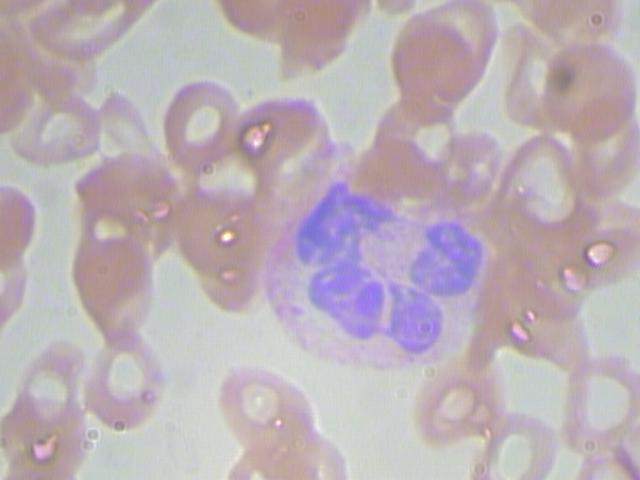
#> input picture data/raw/JPEGImages/BloodImage_00000.jpg, 640 x 480 px; its folder holds only this picture in this run
$ python L3_pomiary01.py
#> lines starting #> are read from the running program, lines starting #| are printed output that depends on the picture; after the words box and inside, x2 and y2 are one past the last pixel; in counts of white or black regions, pixels touching at a corner belong together
import cv2
import matplotlib.pyplot as plt
import numpy as np
import pandas as pd
from skimage.measure import label, regionprops
import os

# 1. Konfiguracja ścieżek
script_dir = os.path.dirname(os.path.abspath(__file__))
images_dir = os.path.normpath(os.path.join(script_dir, "..", "data", "raw", "JPEGImages"))

# Rygorystyczny zakres fioletu
lower_purple = np.array([115, 70, 60])
upper_purple = np.array([160, 255, 255])

all_features = []
images_processed = 0

for file_name in sorted(os.listdir(images_dir)):
    if not file_name.lower().endswith(('.jpg', '.jpeg')):
        continue

    img_path = os.path.join(images_dir, file_name)
    img_bgr = cv2.imread(img_path)
#> img_bgr is the input picture: shape (480, 640, 3); mean B, G, R 182.3, 175.5, 187.3
    if img_bgr is None:
        continue

    img_hsv = cv2.cvtColor(img_bgr, cv2.COLOR_BGR2HSV)
#> img_hsv: shape (480, 640, 3); mean H, S, V 93.8, 27.4, 192.8
    img_thresh = cv2.inRange(img_hsv, lower_purple, upper_purple)
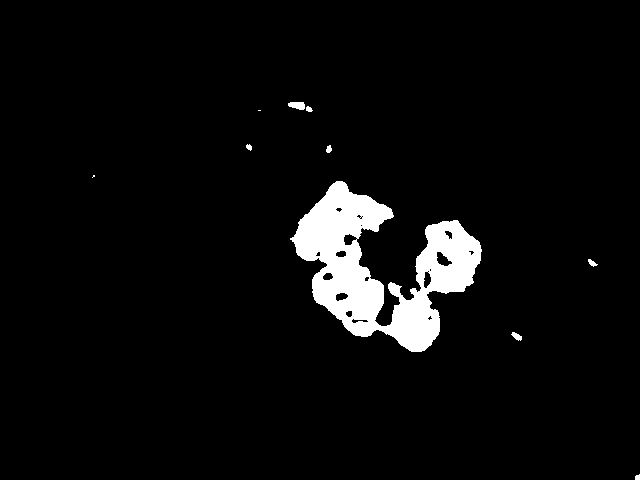
#> img_thresh: shape (480, 640); 4.7% white; 10 white regions (2 under 20 px), largest, box (x1, y1, x2, y2) and area: (290, 181, 482, 352) 14207, (288, 102, 305, 110) 107, (511, 332, 522, 341) 56

    # Główne czyszczenie - zachowujemy spójność jądra jako całości
    kernel_main = cv2.getStructuringElement(cv2.MORPH_ELLIPSE, (5, 5))
    img_cleaned = cv2.morphologyEx(img_thresh, cv2.MORPH_OPEN, kernel_main)
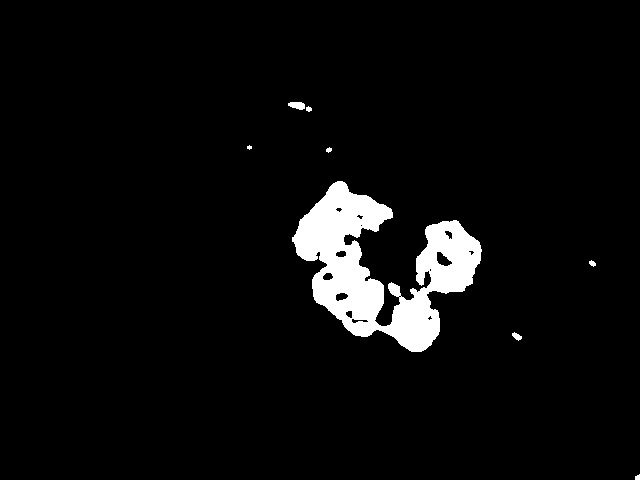
#> img_cleaned: shape (480, 640); 4.7% white; 8 white regions (1 under 20 px)

    labeled_mask = label(img_cleaned)
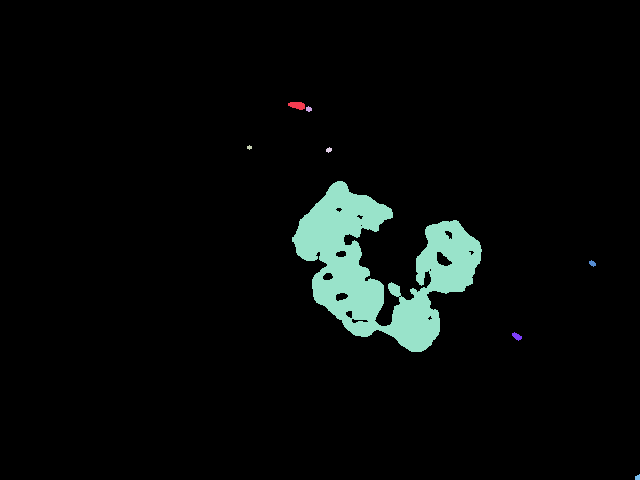
#> labeled_mask: shape (480, 640) int64; 9 distinct labels, from 0 to 8; one colour per label, 0 black
    props = regionprops(labeled_mask)
#> props = 8 regions; box (x1, y1, x2, y2) and area: (292, 181, 482, 352) 14122, (288, 102, 305, 110) 103, (512, 332, 522, 341) 51, (589, 260, 596, 267) 31, (306, 106, 312, 112) 26, (326, 147, 332, 153) 24, (635, 474, 640, 480) 24, (247, 145, 252, 150) 17

    valid_props = [p for p in props if p.area > 250]
#> valid_props = 1 regions; box (x1, y1, x2, y2) and area: (292, 181, 482, 352) 14122

    if len(valid_props) > 0:
        images_processed += 1

        for prop in valid_props:
            area = prop.area
            perimeter = prop.perimeter
            circularity = (4 * np.pi * area) / (perimeter ** 2) if perimeter > 0 else 0
            cy, cx = prop.centroid
            minr, minc, maxr, maxc = prop.bbox

            # --- ALGORYTM LICZENIA PŁATÓW (LOBES) ---
            # Wycinamy fragment maski zawierający tylko to jedno jądro
            cell_crop = img_cleaned[minr:maxr, minc:maxc].copy()

            # Używamy transformaty dystansowej (Distance Transform)
            # Mierzy ona odległość każdego białego piksela od najbliższego czarnego (brzegu)
            dist_transform = cv2.distanceTransform(cell_crop, cv2.DIST_L2, 5)

            # Progowanie transformaty dystansowej: zostawiamy tylko "środki" płatów,
            # odcinając wąskie mostki łączące je.
            _, peaks = cv2.threshold(dist_transform, 0.35 * dist_transform.max(), 255, 0)
            peaks = np.uint8(peaks)

            # Liczymy ile osobnych maksimów (płatów) powstało
            num_labels, _ = cv2.connectedComponents(peaks)
            lobes_count = num_labels - 1  # Odejmujemy 1, bo tło też jest liczone jako komponent

            # Zabezpieczenie: jeśli algorytm nic nie wykrył, przyjmujemy domyślnie przynajmniej 1 płat
            if lobes_count <= 0:
                lobes_count = 1
            # ----------------------------------------

            all_features.append({
                "Global_ID": len(all_features) + 1,
                "Plik": file_name,
                "Pole [px]": area,
                "Obwod [px]": round(perimeter, 2),
                "Okraglosc": round(circularity, 3),
                "Liczba płatów": lobes_count,
                "Centroid_X": round(cx, 1),
                "Centroid_Y": round(cy, 1),
                "BBox": f"[{minc}, {minr}, {maxc}, {maxr}]"
            })
#> this loop made 1 pass
#> (area, perimeter, circularity, cy, cx, minr, minc, maxr) on pass 1: (14122, 1450.6, 0.0843, 267.2, 380.3, 181, 292, 352)
#> pass 1, `cell_crop = img_cleaned[minr:maxr, minc:maxc].copy()`:
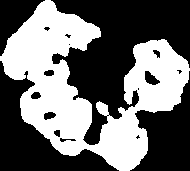
#> cell_crop: shape (171, 190); 43.5% white; 1 white region, box (x1, y1, x2, y2) and area: (0, 0, 190, 171) 14122
#> pass 1, `dist_transform = cv2.distanceTransform(cell_crop, cv2.DIST_L2, 5)`:
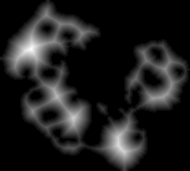
#> dist_transform: shape (171, 190) float32; min 0, max 22.59, mean 2.7; drawn with min black and max white
#> pass 1, `_, peaks = cv2.threshold(dist_transform, 0.35 * dist_transform.max(), ..`:
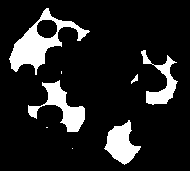
#> peaks: shape (171, 190) float32; 13.3% white; 8 white regions (3 under 20 px), largest, box (x1, y1, x2, y2) and area: (9, 8, 90, 75) 1637, (28, 80, 85, 132) 1041, (104, 120, 141, 165) 888, (141, 50, 178, 105) 717, (131, 74, 138, 84) 31
#> after the loop, all_features = 1 item

    if len(all_features) >= 12:
        break

# 2. Pandas DataFrame
df_cells = pd.DataFrame(all_features)
#> df_cells = table of 1 rows and 9 columns

# Obliczenie odległości i kątów do punktu referencyjnego (pierwsza komórka)
ref_x = df_cells.loc[0, "Centroid_X"]
#> ref_x = 380.3
ref_y = df_cells.loc[0, "Centroid_Y"]
#> ref_y = 267.2

distances = []
angles = []
for idx, row in df_cells.iterrows():
    tx, ty = row["Centroid_X"], row["Centroid_Y"]
    dist = np.sqrt((tx - ref_x) ** 2 + (ty - ref_y) ** 2)
    distances.append(round(dist, 1))

    angle = np.degrees(np.arctan2(ty - ref_y, tx - ref_x))
    if angle < 0: angle += 360
    angles.append(round(angle, 1))
#> this loop made 1 pass
#> (tx, ty, dist, angle) on pass 1: (380.3, 267.2, 0, 0)
#> after the loop, angles = [0]; distances = [0]

df_cells["Odległość do ref [px]"] = distances
df_cells["Kąt do ref [°]"] = angles

# --- PREZENTACJA WYNIKÓW ---
print("\n--- OSTATECZNA REPRODUKOWALNA TABELA DANYCH PANDAS Z LICZBĄ PŁATÓW (L3) ---")
print(df_cells.to_string(index=False))
#|  Global_ID                 Plik  Pole [px]  Obwod [px]  Okraglosc  Liczba płatów  Centroid_X  Centroid_Y                 BBox  Odległość do ref [px]  Kąt do ref [°]
#|          1 BloodImage_00000.jpg    14122.0     1450.59      0.084              8       380.3       267.2 [292, 181, 482, 352]                    0.0             0.0

# Zapis do CSV
output_csv = os.path.normpath(os.path.join(script_dir, "..", "data", "processed", "final_pomiary_L3.csv"))
#> (the run stopped early here; a loop or call above may not have finished)

$ run again, on data/raw/JPEGImages/BloodImage_00012.jpg
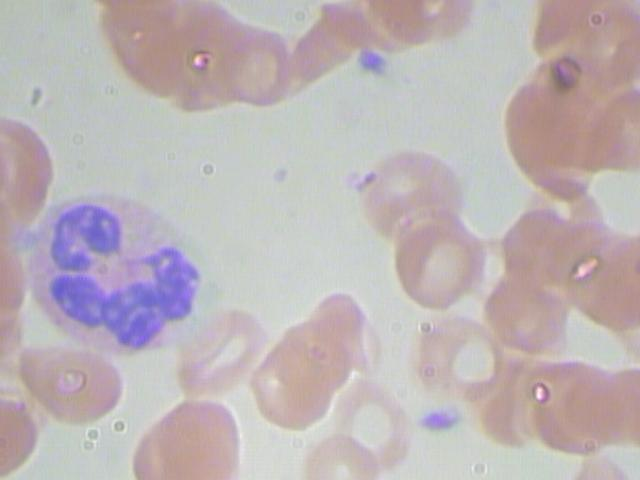
#> input picture data/raw/JPEGImages/BloodImage_00012.jpg, 640 x 480 px
#> img_bgr is the input picture: shape (480, 640, 3); mean B, G, R 182.3, 179.8, 189.4
#> img_hsv: shape (480, 640, 3); mean H, S, V 75.1, 26.2, 194.9
#> img_thresh: shape (480, 640); 3.7% white; 7 white regions (1 under 20 px), largest, box (x1, y1, x2, y2) and area: (51, 204, 197, 347) 10966, (427, 414, 449, 426) 196, (364, 53, 380, 67) 171, (558, 65, 564, 76) 39, (197, 61, 206, 67) 33, (541, 393, 547, 402) 28
#> img_cleaned: shape (480, 640); 3.7% white; 6 white regions (2 under 20 px)
#> `labeled_mask = label(img_cleaned)`:
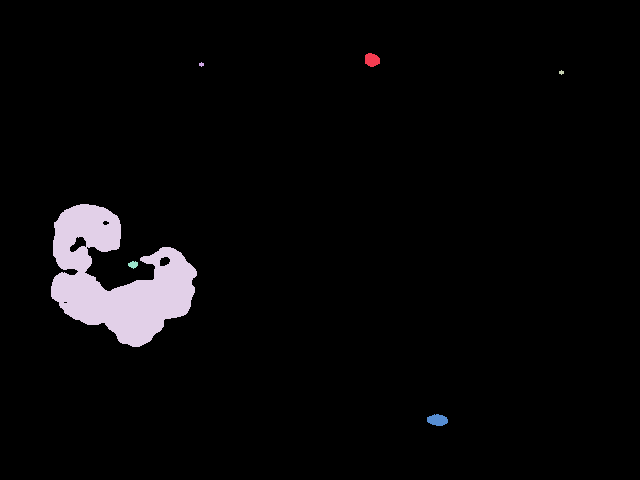
#> labeled_mask: shape (480, 640) int64; 7 distinct labels, from 0 to 6; one colour per label, 0 black
#> props = 6 regions; box (x1, y1, x2, y2) and area: (51, 204, 197, 347) 10882, (427, 414, 448, 426) 191, (365, 53, 380, 67) 165, (128, 261, 138, 269) 55, (199, 62, 204, 67) 17, (559, 70, 564, 75) 17
#> valid_props = 1 regions; box (x1, y1, x2, y2) and area: (51, 204, 197, 347) 10882
#> the loop `for prop in valid_props:` made 1 pass
#> (area, perimeter, circularity, cy, cx, minr, minc, maxr) on pass 1: (10882, 843.9, 0.192, 279.4, 116.5, 204, 51, 347)
#> pass 1, `_, peaks = cv2.threshold(dist_transform, 0.35 * dist_transform.max(), ..`:
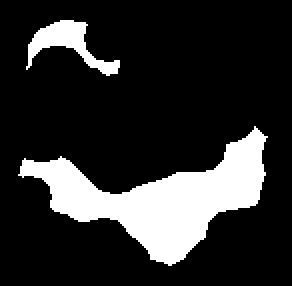
#> peaks: shape (143, 146) float32 (shown 2 times larger); 18% white; 2 white regions, box (x1, y1, x2, y2) and area: (9, 63, 134, 133) 3287, (13, 10, 60, 38) 476
#> after the loop `for prop in valid_props:`: all_features = 1 item
#> df_cells = table of 1 rows and 9 columns
#> ref_x = 116.5
#> ref_y = 279.4
#> the loop `for idx, row in df_cells.iterrows():` made 1 pass
#> (tx, ty, dist, angle) on pass 1: (116.5, 279.4, 0, 0)
#> after the loop `for idx, row in df_cells.iterrows():`: angles = [0]
#|  Global_ID                 Plik  Pole [px]  Obwod [px]  Okraglosc  Liczba płatów  Centroid_X  Centroid_Y                BBox  Odległość do ref [px]  Kąt do ref [°]
#|          1 BloodImage_00012.jpg    10882.0      843.91      0.192              2       116.5       279.4 [51, 204, 197, 347]                    0.0             0.0
